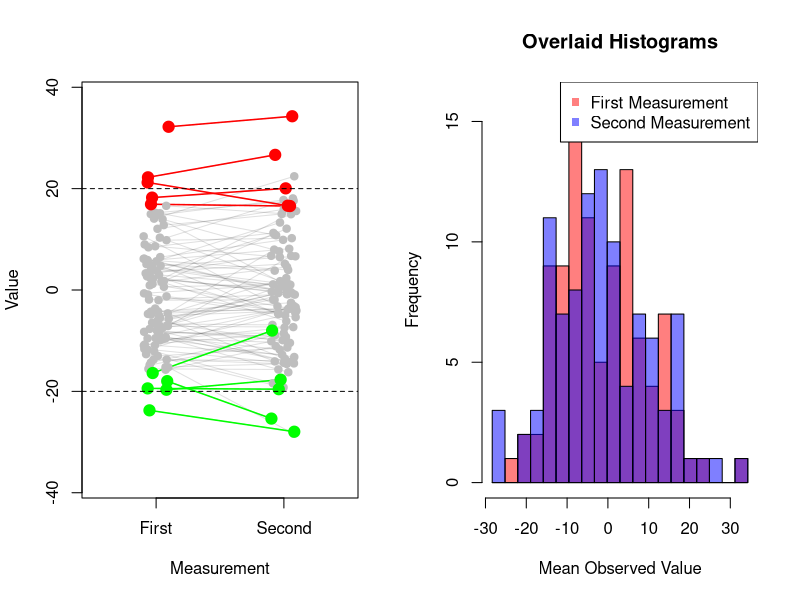

This figure's R source:
# Simulate sum of two distributions for n people
# 
# For each of n people:
#   1. Draw a value from Normal(mean1, sd1)
#   2. Draw a value from Normal(mean2, sd2)
#   3. Store the sum of the two values

# Parameters - edit these values

# Underlying variation
n <- 100
mean_property <- 0
sd_property <- 10

mean_noise <- 0
sd_noise <- 20

# Number of repeated noisy observations per person
n_replicates <- 20
# Selected extremes
n_extremes <- 5
# Study inclusion criterion
inclusion_criterion <- 20

# Join each person's two measurements with a line.
#   1 = everyone, faintly, with the selected extremes drawn over the top
#   0 = only the selected extremes
connect_all <- 1

# Draw n underlying true values
real_values <- rnorm(n, mean = mean_property, sd = sd_property)

# For each person, draw n_replicates noise values
noise_matrix1 <- matrix(rnorm(n * n_replicates, mean = mean_noise, sd = sd_noise), nrow = n, ncol = n_replicates)
# For each person and each replicate, compute the noisy observed value
observed_matrix1 <- real_values + noise_matrix1

# For each person, draw n_replicates noise values
noise_matrix2 <- matrix(rnorm(n * n_replicates, mean = mean_noise, sd = sd_noise), nrow = n, ncol = n_replicates)
# For each person and each replicate, compute the noisy observed value
observed_matrix2 <- real_values + noise_matrix2

# Average across columns (replicates) for each person
mean_observed1 <- rowMeans(observed_matrix1)
mean_observed2 <- rowMeans(observed_matrix2)

rg <- ceiling(max(abs(c(mean_observed1, mean_observed2))) * 1.1)

# Get indices of extremes
lowest_indices <- order(mean_observed1)[1:n_extremes]
highest_indices <- tail(order(mean_observed1), n_extremes)

par(mfrow=c(1,2))

# Plot mean_observed1 at x=1 and mean_observed2 at x=2 with jitter
# All dots gray, lowest in green, highest in red
plot(c(1, 2), range(c(mean_observed1, mean_observed2)), type = "n",
     xlab = "Measurement", ylab = "Value", xaxt = "n", xlim = c(0.5, 2.5), ylim = c(-rg, rg))

# Fix each person's jittered x position once. The highlights are drawn on top
# of the gray dots, so they have to reuse the same x -- jittering again would
# put the coloured dot beside the person it is meant to be marking, and leave
# the gray one showing next to it.
x1 <- jitter(rep(1, n), amount = 0.1)
x2 <- jitter(rep(2, n), amount = 0.1)

# Join each person's two measurements. Drawn before the points so the dots sit
# on top of the lines rather than being crossed out by them. The faint grey
# shows the general churn; the coloured ones are the story -- the people picked
# for being extreme the first time are the ones visibly walking back towards
# the middle the second time.
if (connect_all)
{
  segments(x1, mean_observed1, x2, mean_observed2, col = rgb(0, 0, 0, 0.12))
}

segments(x1[lowest_indices], mean_observed1[lowest_indices],
         x2[lowest_indices], mean_observed2[lowest_indices],
         col = "green", lwd = 1.5)
segments(x1[highest_indices], mean_observed1[highest_indices],
         x2[highest_indices], mean_observed2[highest_indices],
         col = "red", lwd = 1.5)

# All points in gray
points(x1, mean_observed1, pch = 19, col = "gray")
points(x2, mean_observed2, pch = 19, col = "gray")

# Highlight lowest and highest indices
points(x1[lowest_indices], mean_observed1[lowest_indices], pch = 19, col = "green", cex = 1.5)
points(x2[lowest_indices], mean_observed2[lowest_indices], pch = 19, col = "green", cex = 1.5)
points(x1[highest_indices], mean_observed1[highest_indices], pch = 19, col = "red", cex = 1.5)
points(x2[highest_indices], mean_observed2[highest_indices], pch = 19, col = "red", cex = 1.5)

axis(1, at = 1:2, labels = c("First", "Second"))

abline(h = -inclusion_criterion, col = "black", lty = 2)
abline(h = inclusion_criterion, col = "black", lty = 2)

# Histogram of the two sets of 100 measurements, overlaid
# Use the same breaks for both histograms
all_values <- c(mean_observed1, mean_observed2)
common_breaks <- seq(min(all_values), max(all_values), length.out = 21)

hist(mean_observed1, breaks = common_breaks, col = rgb(1, 0, 0, 0.5),
     xlab = "Mean Observed Value", main = "Overlaid Histograms")
hist(mean_observed2, breaks = common_breaks, col = rgb(0, 0, 1, 0.5), add = TRUE)
legend("topright", legend = c("First Measurement", "Second Measurement"),
       col = c(rgb(1, 0, 0, 0.5), rgb(0, 0, 1, 0.5)), pch = 15)
